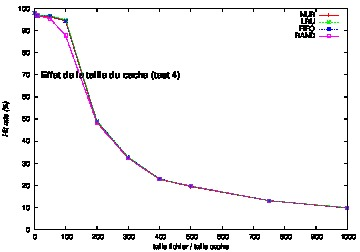

Reproduce this figure in gnuplot.
set style data linespoints
set xlabel "taille fichier / taille cache"
set ylabel "Hit rate (%)" font "Helvetica-Oblique"
set label "Effet de la taille du cache (test 4)" font "Helvetica-Bold,18" at 20,70 
set encoding utf8
set terminal postscript eps color
set output "t4-cache_size.eps"
plot "t4-cache_size" using 1:2 t "NUR", "t4-cache_size" using 1:3 t "LRU", "t4-cache_size" using 1:4 t "FIFO", "t4-cache_size" using 1:5 t "RAND"
